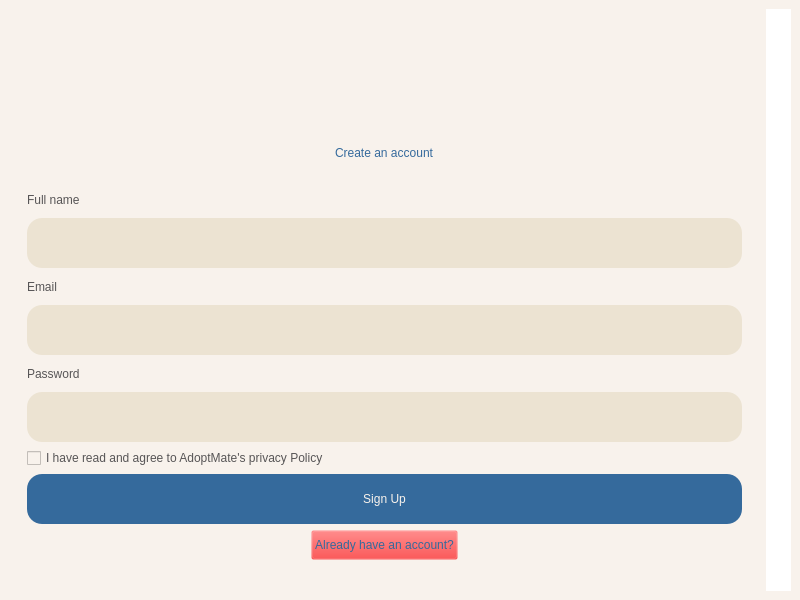
<?xml version="1.0" encoding="UTF-8"?>
<ui version="4.0">
 <class>MainWindow</class>
 <widget class="QMainWindow" name="MainWindow">
  <property name="geometry">
   <rect>
    <x>0</x>
    <y>0</y>
    <width>800</width>
    <height>600</height>
   </rect>
  </property>
  <property name="maximumSize">
   <size>
    <width>800</width>
    <height>600</height>
   </size>
  </property>
  <property name="windowTitle">
   <string>MainWindow</string>
  </property>
  <property name="styleSheet">
   <string notr="true">background-color: #F8F2EC;</string>
  </property>
  <widget class="QWidget" name="centralwidget">
   <layout class="QHBoxLayout" name="horizontalLayout">
    <item>
     <widget class="QWidget" name="widget" native="true">
      <layout class="QVBoxLayout" name="verticalLayout_3">
       <item>
        <widget class="QWidget" name="widget_3" native="true">
         <property name="maximumSize">
          <size>
           <width>16777215</width>
           <height>100</height>
          </size>
         </property>
         <layout class="QVBoxLayout" name="verticalLayout_2">
          <item alignment="Qt::AlignHCenter">
           <widget class="QLabel" name="label_3">
            <property name="minimumSize">
             <size>
              <width>200</width>
              <height>80</height>
             </size>
            </property>
            <property name="maximumSize">
             <size>
              <width>200</width>
              <height>80</height>
             </size>
            </property>
            <property name="text">
             <string/>
            </property>
            <property name="pixmap">
             <pixmap>../img/logo.png</pixmap>
            </property>
            <property name="scaledContents">
             <bool>true</bool>
            </property>
           </widget>
          </item>
         </layout>
        </widget>
       </item>
       <item>
        <widget class="QWidget" name="widget_4" native="true">
         <layout class="QVBoxLayout" name="verticalLayout_4">
          <property name="spacing">
           <number>6</number>
          </property>
          <property name="topMargin">
           <number>0</number>
          </property>
          <property name="bottomMargin">
           <number>22</number>
          </property>
          <item>
           <widget class="QWidget" name="widget_6" native="true">
            <property name="maximumSize">
             <size>
              <width>16777215</width>
              <height>80</height>
             </size>
            </property>
            <layout class="QVBoxLayout" name="verticalLayout_5">
             <item alignment="Qt::AlignHCenter">
              <widget class="QLabel" name="label_7">
               <property name="styleSheet">
                <string notr="true">color: #356a9c;
font: 20pt &quot;Bahnschrift&quot;;</string>
               </property>
               <property name="text">
                <string>Create an account</string>
               </property>
              </widget>
             </item>
            </layout>
           </widget>
          </item>
          <item>
           <widget class="QLabel" name="label_2">
            <property name="maximumSize">
             <size>
              <width>16777215</width>
              <height>25</height>
             </size>
            </property>
            <property name="styleSheet">
             <string notr="true">font: 12pt &quot;Bahnschrift&quot;;
color: #575556;</string>
            </property>
            <property name="text">
             <string>Full name</string>
            </property>
           </widget>
          </item>
          <item>
           <widget class="QLineEdit" name="txtFullName">
            <property name="maximumSize">
             <size>
              <width>16777215</width>
              <height>50</height>
             </size>
            </property>
            <property name="styleSheet">
             <string notr="true">background-color: #ECE3D2;
color: #356A9C;
font: 12pt &quot;Segoe UI&quot;;
border-radius: 15px;
padding-left: 5px;</string>
            </property>
           </widget>
          </item>
          <item>
           <widget class="QLabel" name="label_4">
            <property name="maximumSize">
             <size>
              <width>16777215</width>
              <height>25</height>
             </size>
            </property>
            <property name="styleSheet">
             <string notr="true">font: 12pt &quot;Bahnschrift&quot;;
color: #575556;</string>
            </property>
            <property name="text">
             <string>Email</string>
            </property>
           </widget>
          </item>
          <item>
           <widget class="QLineEdit" name="txtEmail">
            <property name="maximumSize">
             <size>
              <width>16777215</width>
              <height>50</height>
             </size>
            </property>
            <property name="styleSheet">
             <string notr="true">background-color: #ECE3D2;
color: #356A9C;
font: 12pt &quot;Segoe UI&quot;;
border-radius: 15px;
padding-left: 5px;</string>
            </property>
           </widget>
          </item>
          <item>
           <widget class="QLabel" name="label_5">
            <property name="maximumSize">
             <size>
              <width>16777215</width>
              <height>25</height>
             </size>
            </property>
            <property name="styleSheet">
             <string notr="true">font: 12pt &quot;Bahnschrift&quot;;
color: #575556;</string>
            </property>
            <property name="text">
             <string>Password</string>
            </property>
           </widget>
          </item>
          <item>
           <widget class="QLineEdit" name="txtPassword">
            <property name="maximumSize">
             <size>
              <width>16777215</width>
              <height>50</height>
             </size>
            </property>
            <property name="styleSheet">
             <string notr="true">background-color: #ECE3D2;
color: #356A9C;
font: 12pt &quot;Segoe UI&quot;;
border-radius: 15px;
padding-left: 5px;</string>
            </property>
            <property name="echoMode">
             <enum>QLineEdit::Normal</enum>
            </property>
           </widget>
          </item>
          <item>
           <widget class="QCheckBox" name="checkBox">
            <property name="cursor">
             <cursorShape>PointingHandCursor</cursorShape>
            </property>
            <property name="styleSheet">
             <string notr="true">font: 9pt &quot;Bahnschrift&quot;;
color: #575556;</string>
            </property>
            <property name="text">
             <string>I have read and agree to AdoptMate's privacy Policy</string>
            </property>
           </widget>
          </item>
          <item>
           <widget class="QPushButton" name="btnRegister">
            <property name="minimumSize">
             <size>
              <width>0</width>
              <height>50</height>
             </size>
            </property>
            <property name="maximumSize">
             <size>
              <width>16777215</width>
              <height>50</height>
             </size>
            </property>
            <property name="cursor">
             <cursorShape>PointingHandCursor</cursorShape>
            </property>
            <property name="styleSheet">
             <string notr="true">border-radius: 15px;
font: 600 16pt &quot;Bahnschrift&quot;;
background-color: #356a9c;
color: #F8F2EC;

</string>
            </property>
            <property name="text">
             <string>Sign Up</string>
            </property>
           </widget>
          </item>
          <item alignment="Qt::AlignHCenter">
           <widget class="QPushButton" name="btnLogin">
            <property name="minimumSize">
             <size>
              <width>52</width>
              <height>30</height>
             </size>
            </property>
            <property name="maximumSize">
             <size>
              <width>200</width>
              <height>30</height>
             </size>
            </property>
            <property name="cursor">
             <cursorShape>PointingHandCursor</cursorShape>
            </property>
            <property name="styleSheet">
             <string notr="true">font: 12pt &quot;Bahnschrift&quot;;
color: #356a9c;
background-color: rgba(255, 0, 0, 0);
</string>
            </property>
            <property name="text">
             <string>Already have an account?</string>
            </property>
           </widget>
          </item>
         </layout>
        </widget>
       </item>
      </layout>
     </widget>
    </item>
    <item>
     <widget class="QWidget" name="widget_2" native="true">
      <property name="maximumSize">
       <size>
        <width>400</width>
        <height>16777215</height>
       </size>
      </property>
      <property name="styleSheet">
       <string notr="true">background-color: white;
border-radius: 15px;</string>
      </property>
      <layout class="QVBoxLayout" name="verticalLayout">
       <item>
        <widget class="QLabel" name="label">
         <property name="maximumSize">
          <size>
           <width>16777215</width>
           <height>400</height>
          </size>
         </property>
         <property name="text">
          <string/>
         </property>
         <property name="pixmap">
          <pixmap>../img/3766277.png</pixmap>
         </property>
         <property name="scaledContents">
          <bool>true</bool>
         </property>
        </widget>
       </item>
      </layout>
     </widget>
    </item>
   </layout>
  </widget>
 </widget>
 <resources/>
 <connections/>
</ui>
